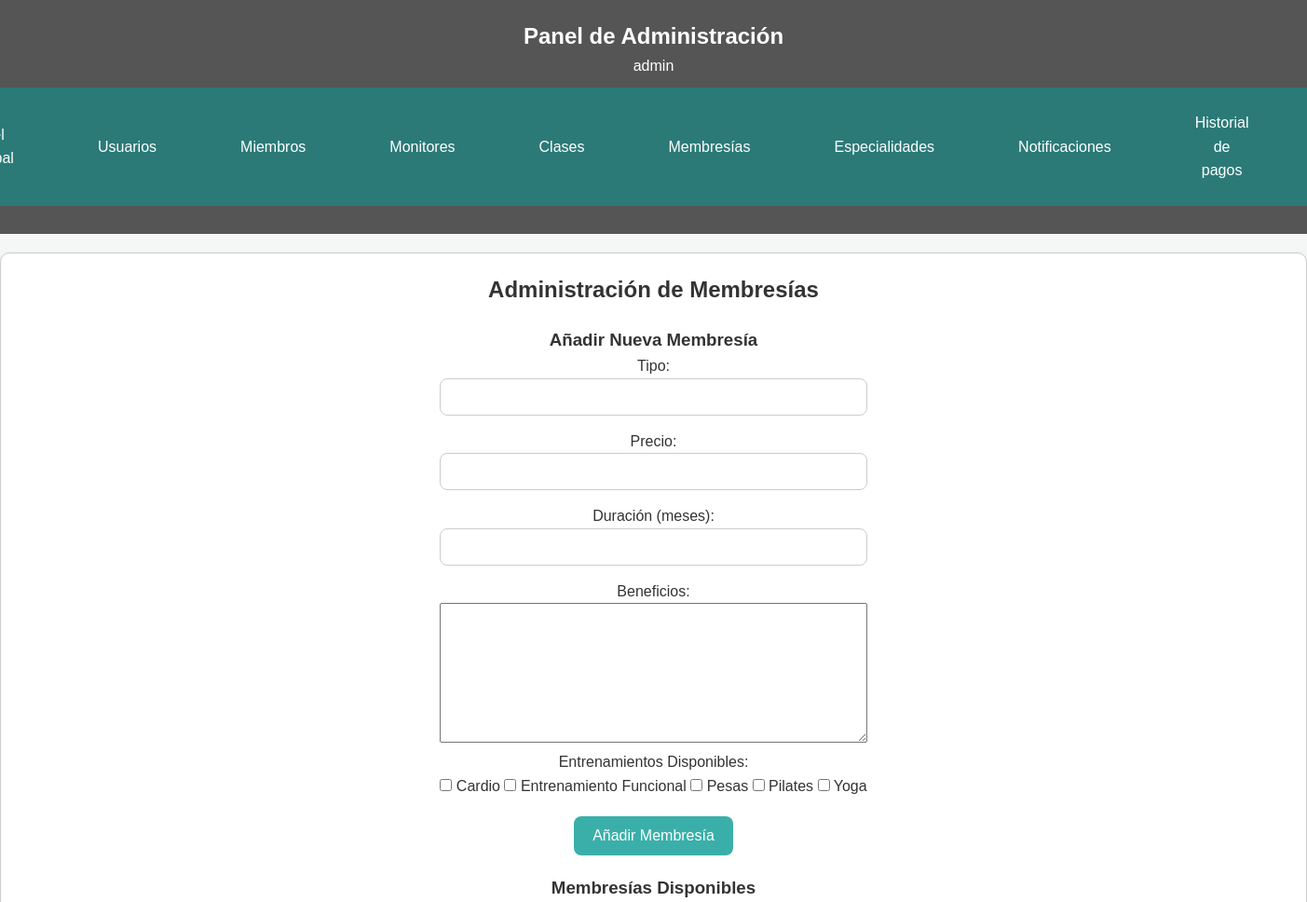
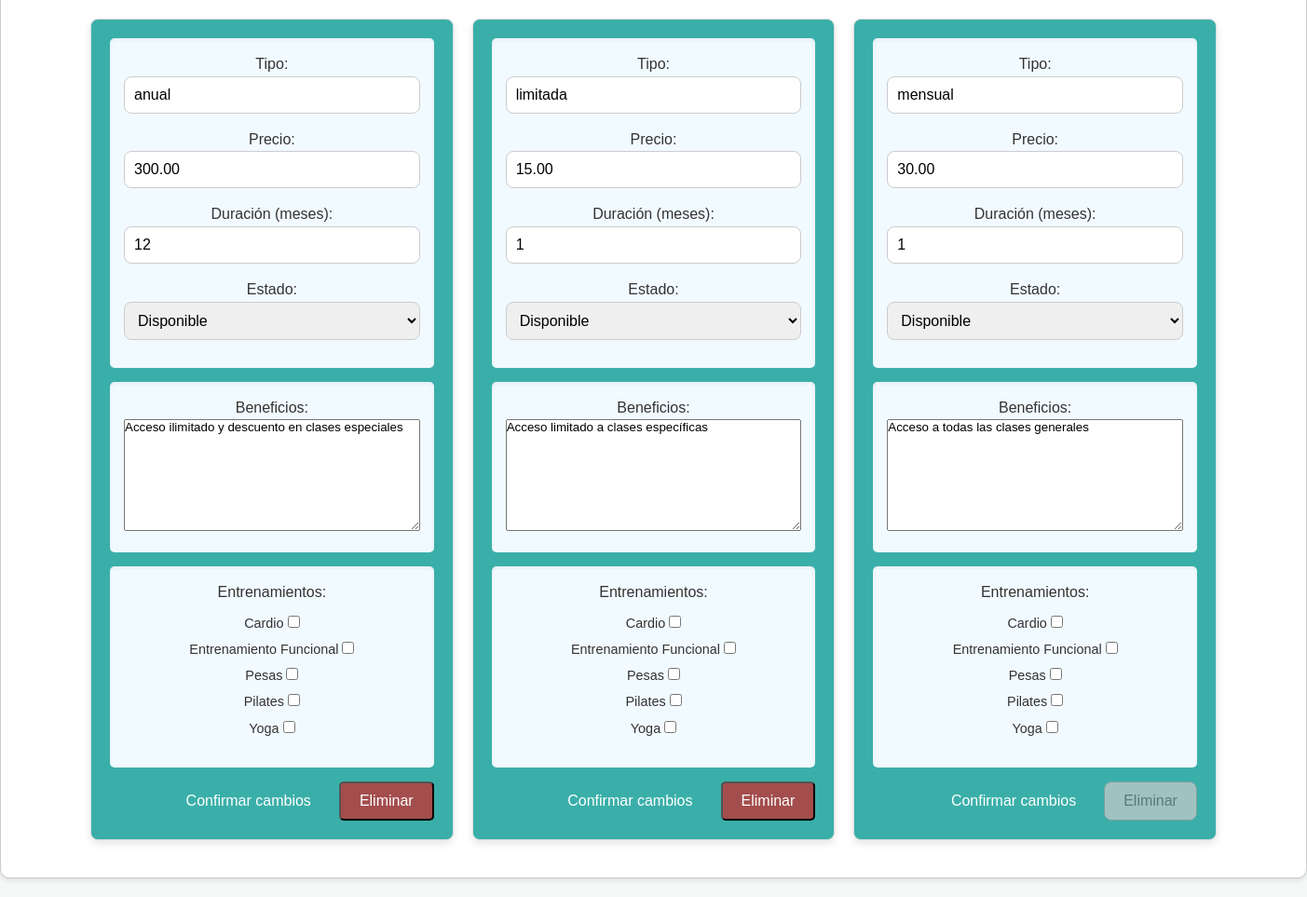
Page /src/membresias/crear_membresia.php (signed in) on the committed database (2 pictures, top to bottom).
### tables this page shows
CREATE TABLE IF NOT EXISTS especialidad (
    id_especialidad INT AUTO_INCREMENT PRIMARY KEY,
    nombre VARCHAR(50) UNIQUE
);

CREATE TABLE IF NOT EXISTS membresia (
    id_membresia INT AUTO_INCREMENT PRIMARY KEY,
    tipo VARCHAR(50) UNIQUE,
    precio DECIMAL(10, 2),
    duracion INT COMMENT 'Duración en meses',
    beneficios TEXT,
    estado ENUM('disponible', 'descontinuada') DEFAULT 'disponible' COMMENT 'Si está en uso o retirada'
);

### src/miembros/member_functions.php (called while the page is built, shortened)
<?php
function obtenerEntrenamientos($conn)
{
    $sql = "SELECT id_especialidad, nombre FROM especialidad";
    $result = $conn->query($sql);
    $entrenamientos = [];
    while ($row = $result->fetch_assoc()) {
        $entrenamientos[] = $row;
    }
    return $entrenamientos;
}

### src/membresias/crear_membresia.php (the view, shortened to what this page needs)
<?php
require_once('../miembros/member_functions.php');
$conn = obtenerConexion();
$membresias = [];
$result = $conn->query("SELECT * FROM membresia ORDER BY tipo ASC");
if ($result) {
    while ($row = $result->fetch_assoc()) {
        if (!empty($row['tipo'])) {
            $row['entrenamientos'] = [];
            $membresias[] = $row;
        }
    }
}
$entrenamientos = obtenerEntrenamientos($conn);
include '../admin/admin_header.php';
?>
<!DOCTYPE html>
<html lang="es">
<body>
    <main class="form_container form_container_large">
        <h2>Administración de Membresías</h2>
        <form method="POST" action="crear_membresia.php" class="membresia-form">
            <h3>Añadir Nueva Membresía</h3>
            <div class="membresia-form-item">
                <label for="tipo">Tipo:</label>
                <input type="text" id="tipo" name="tipo" required>
            </div>
            <div class="membresia-form-item">
                <label for="precio">Precio:</label>
                <input type="number" id="precio" name="precio" step="0.01" required>
            </div>
            <div class="membresia-form-item">
                <label for="duracion">Duración (meses):</label>
                <input type="number" id="duracion" name="duracion" required>
            </div>
            <div class="membresia-form-item">
                <label for="beneficios">Beneficios:</label>
                <textarea id="beneficios" name="beneficios" rows="5"></textarea>
            </div>
            <div class="membresia-form-item">
                <label>Entrenamientos Disponibles:</label>
                <div class="checkbox-group">
                    <?php foreach ($entrenamientos as $entrenamiento): ?>
                        <label>
                            <input type="checkbox" name="entrenamientos[]" value="<?php echo $entrenamiento['id_especialidad']; ?>">
                            <?php echo htmlspecialchars($entrenamiento['nombre']); ?>
                        </label>
                    <?php endforeach; ?>
                </div>
            </div>
            <div class="button-container">
                <button type="submit" name="nueva_membresia" class="btn-general">Añadir Membresía</button>
            </div>
        </form>
        <h3>Membresías Disponibles</h3>
        <ul class="membresias-lista">
            <?php foreach ($membresias as $membresia): ?>
                <li class="membresia-item">
                    <form method="POST" action="crear_membresia.php" class="membresia-form">
                        <div class="membresia-section sombreado">
                            <label>Tipo:</label>
                            <input type="text" name="tipo" value="<?php echo htmlspecialchars($membresia['tipo']); ?>" required>
                            <label>Precio:</label>
                            <input type="number" name="precio" value="<?php echo htmlspecialchars($membresia['precio']); ?>" step="0.01" required>
                            <label>Duración (meses):</label>
                            <input type="number" name="duracion" value="<?php echo htmlspecialchars($membresia['duracion']); ?>" required>
                            <label>Estado:</label>
                            <select name="estado">
                                <option value="disponible" <?php echo ($membresia['estado'] == 'disponible') ? 'selected' : ''; ?>>Disponible</option>
                            </select>
                        </div>
                        <div class="membresia-section sombreado">
                            <label>Beneficios:</label>
                            <textarea name="beneficios" rows="5"><?php echo htmlspecialchars($membresia['beneficios']); ?></textarea>
                        </div>
                        <div class="membresia-section sombreado">
                            <label>Entrenamientos:</label>
                            <ul class="entrenamientos-lista">
                                <?php foreach ($entrenamientos as $entrenamiento): ?>
                                    <li>
                                        <label>
                                            <?php echo htmlspecialchars($entrenamiento['nombre']); ?>
                                            <input type="checkbox" name="entrenamientos[]" value="<?php echo $entrenamiento['id_especialidad']; ?>"
                                                <?php echo in_array($entrenamiento['id_especialidad'], $membresia['entrenamientos']) ? 'checked' : ''; ?>>
                                        </label>
                                    </li>
                                <?php endforeach; ?>
                            </ul>
                        </div>
                        <div class="membresia-botones">
                            <button type="submit" name="editar_membresia" class="btn-general">Confirmar cambios</button>
                            <button type="submit" name="eliminar_membresia"
                                class="delete-button <?php echo ($membresia['id_membresia'] == 1) ? 'btn-disabled' : ''; ?>"
                                onclick="return confirm('¿Estás seguro de que deseas eliminar esta membresía?')"
                                <?php echo ($membresia['id_membresia'] == 1) ? 'disabled title=\"Esta membresía no se puede eliminar.\"' : ''; ?>>
                                Eliminar
                            </button>
                        </div>
                    </form>
                </li>
            <?php endforeach; ?>
        </ul>
    </main>
</body>
</html>

### assets/css/estilos.css (style rules this page uses)
* { margin: 0; padding: 0; box-sizing: border-box; font-family: Arial, sans-serif; }
body { background-color: #f4f7f6; color: #333; line-height: 1.6; display: flex; flex-direction: column; align-items: center; justify-content: center; min-height: 100vh; margin: 0; }
main { padding: 0px; max-width: 1900px; width: 100%; text-align: center; flex: 1; margin: 0 auto; padding-bottom: 60px; }
.form_container { background-color: #ffffff; box-shadow: 0 2px 5px rgba(0, 0, 0, 0.1); display: flex; flex-direction: column; align-items: center; text-align: center; border: 1px solid #ccc; border-radius: 10px; padding: 20px; margin: 20px auto; max-width: 700px; }
.form_container_large { max-width: 1600px; padding: 20px; }
.form_container_large h2 { text-align: center; margin-bottom: 20px; }
.button-container button { flex: 1; padding: 10px; text-align: center; font-size: 14px; border-radius: 5px; cursor: pointer; transition: background-color 0.3s ease; }
.delete-button { display: inline-block; padding: 10px 20px; background-color: #a34d4d; color: #fff; text-decoration: none; font-size: 16px; border-radius: 5px; transition: background-color 0.3s ease; }
.btn-general { display: inline-block; width: auto; padding: 10px 15px; background-color: #3aafa9; color: #fff; font-size: 16px; text-align: center; border: none; border-radius: 5px; cursor: pointer; text-decoration: none; transition: background-color 0.3s ease; }
.button-container { margin: 20px 0; text-align: center; }
textarea { min-height: 120px; width: 100%; resize: vertical; }
.membresia-form-item textarea { min-height: 150px; width: 100%; resize: vertical; }
ul { list-style-type: none; padding-left: 0; }
input[type="text"], input[type="email"], input[type="number"], input[type="password"], input[type="date"], input[type="time"], select { width: 100%; padding: 10px; margin-bottom: 15px; border: 1px solid #ccc; border-radius: 8px; font-size: 16px; box-sizing: border-box; }
button.btn-general { padding: 12px 20px; font-size: 16px; border-radius: 8px; }
.btn-disabled { background-color: #ccc; color: #666; cursor: not-allowed; border: 1px solid #999; border-radius: 8px; opacity: 0.7; }
.membresias-lista { display: grid; grid-template-columns: repeat(auto-fill, minmax(300px, 1fr)); gap: 20px; list-style: none; padding: 0; margin: 20px 0; }
.membresia-item { background-color: #3aafa9; border: 1px solid #ddd; border-radius: 8px; padding: 20px; box-shadow: 0 4px 8px rgba(0, 0, 0, 0.1); }
.membresia-section { margin-bottom: 15px; padding: 15px; border-radius: 5px; background-color: #fff; box-shadow: inset 0 2px 4px rgba(0, 0, 0, 0.05); }
.membresia-section.sombreado { background-color: #f1faff; }
.entrenamientos-lista { list-style: none; padding: 0; margin: 10px 0; max-height: 150px; overflow-y: auto; }
.entrenamientos-lista li { margin-bottom: 5px; font-size: 0.9em; }
.membresia-botones { display: flex; gap: 10px; justify-content: flex-end; }

### rows in the picture
especialidad: nombre "Cardio"
especialidad: nombre "Entrenamiento Funcional"
especialidad: nombre "Pesas"
especialidad: nombre "Pilates"
especialidad: nombre "Yoga"
membresia: tipo "anual", precio "300.00", duracion "12", estado "Disponible", beneficios "Acceso ilimitado y descuento en clases especiales"
membresia: tipo "limitada", precio "15.00", duracion "1", estado "Disponible", beneficios "Acceso limitado a clases específicas"
membresia: tipo "mensual", precio "30.00", duracion "1", estado "Disponible", beneficios "Acceso a todas las clases generales"

### other values in the picture
$_SESSION['nombre'] "admin"
